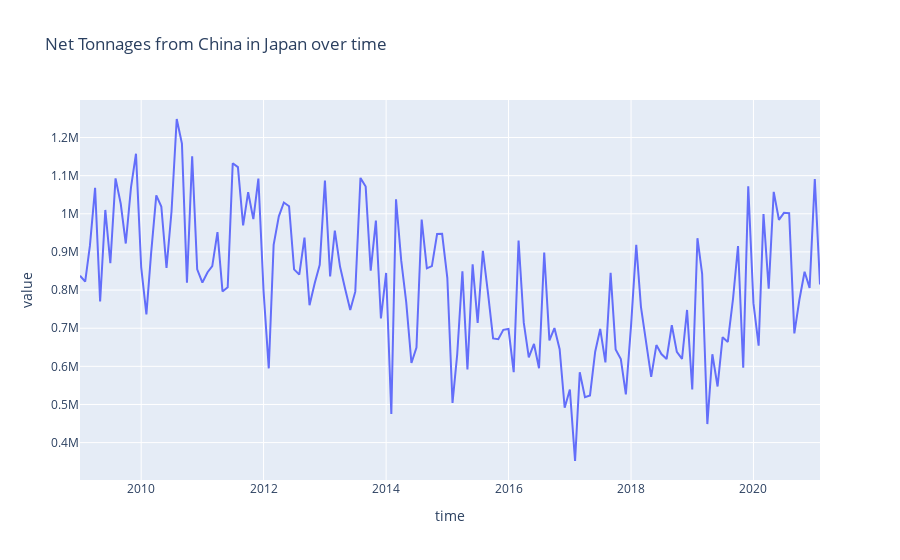

The notebook cell saved with this chart:
### Code cell
plot_time_trend(df[(df["country"] == "People's Republic of China") & (df["variable"] == "Net Tonnages")].sort_values(["time"]), "Net Tonnages from China in Japan over time")

### Figure 1 — Plotly figure (JSON) as saved in the notebook; plotly's stock layout.template omitted (floating-point values rounded to 4 significant figures; data arrays with more than 128 entries replaced by an {"elided": "..."} marker saying what was removed)
{"data": [{"hovertemplate": "time=%{x}<br>value=%{y}<extra></extra>", "legendgroup": "", "line": {"color": "#636efa", "dash": "solid"}, "mode": "lines", "name": "", "orientation": "v", "showlegend": false, "type": "scatter", "x": {"elided": "146 str values"}, "xaxis": "x", "y": {"elided": "146 int values"}, "yaxis": "y"}], "layout": {"legend": {"tracegroupgap": 0}, "title": {"text": "Net Tonnages from China in Japan over time"}, "xaxis": {"anchor": "y", "domain": [0, 1], "title": {"text": "time"}}, "yaxis": {"anchor": "x", "domain": [0, 1], "title": {"text": "value"}}}}
